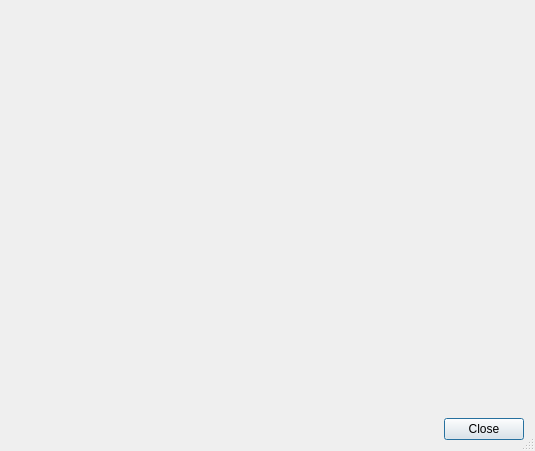
<?xml version="1.0" encoding="UTF-8"?>
<ui version="4.0">
 <class>Dialog</class>
 <widget class="QDialog" name="Dialog">
  <property name="geometry">
   <rect>
    <x>0</x>
    <y>0</y>
    <width>535</width>
    <height>451</height>
   </rect>
  </property>
  <property name="windowTitle">
   <string>2D Visual Covering view</string>
  </property>
  <property name="sizeGripEnabled">
   <bool>true</bool>
  </property>
  <layout class="QGridLayout" name="gridLayout">
   <item row="0" column="0">
    <widget class="TwoDVisualWidget" name="widget" native="true"/>
   </item>
   <item row="1" column="0">
    <widget class="QDialogButtonBox" name="buttonBox">
     <property name="orientation">
      <enum>Qt::Horizontal</enum>
     </property>
     <property name="standardButtons">
      <set>QDialogButtonBox::Close</set>
     </property>
    </widget>
   </item>
  </layout>
 </widget>
 <customwidgets>
  <customwidget>
   <class>TwoDVisualWidget</class>
   <extends>QWidget</extends>
   <header>pycovering.qt_gui.twodvisualwidget.h</header>
   <container>1</container>
  </customwidget>
 </customwidgets>
 <resources/>
 <connections>
  <connection>
   <sender>buttonBox</sender>
   <signal>accepted()</signal>
   <receiver>Dialog</receiver>
   <slot>accept()</slot>
   <hints>
    <hint type="sourcelabel">
     <x>248</x>
     <y>254</y>
    </hint>
    <hint type="destinationlabel">
     <x>157</x>
     <y>274</y>
    </hint>
   </hints>
  </connection>
  <connection>
   <sender>buttonBox</sender>
   <signal>rejected()</signal>
   <receiver>Dialog</receiver>
   <slot>reject()</slot>
   <hints>
    <hint type="sourcelabel">
     <x>316</x>
     <y>260</y>
    </hint>
    <hint type="destinationlabel">
     <x>286</x>
     <y>274</y>
    </hint>
   </hints>
  </connection>
 </connections>
</ui>
